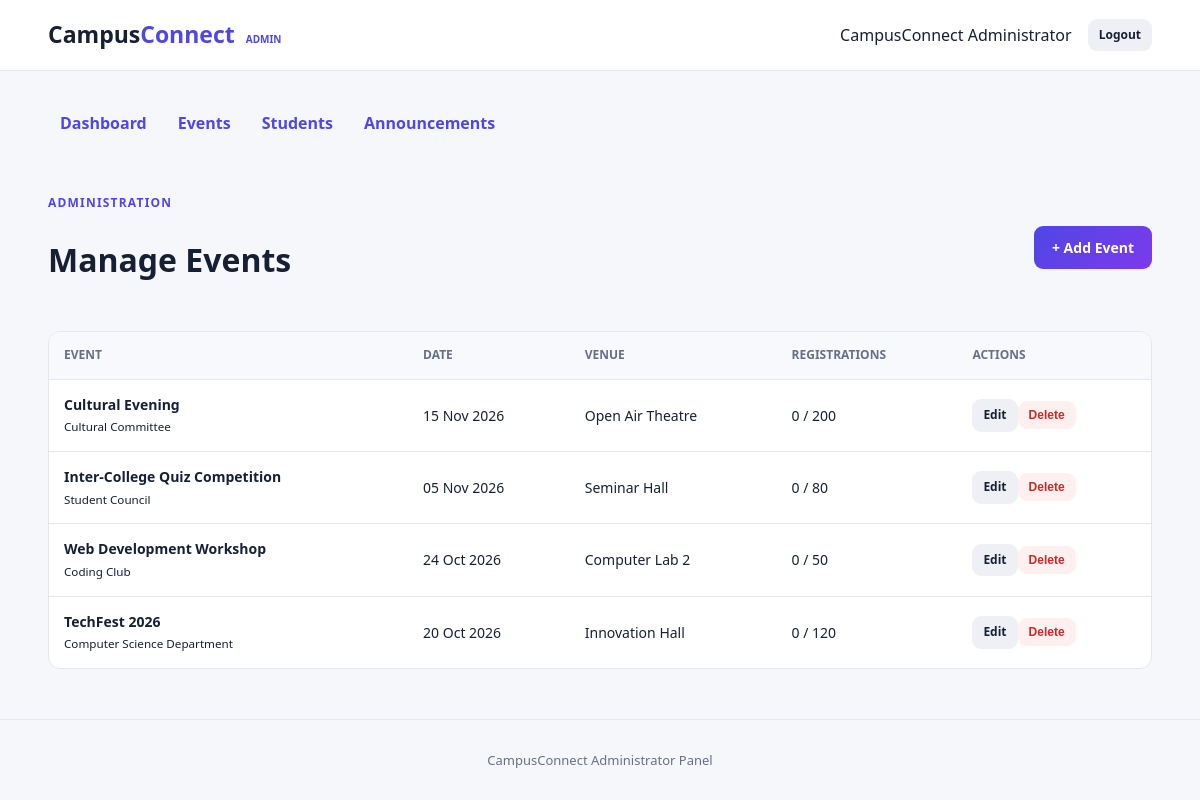
Page /admin/events.php (signed in) on the committed database.
### tables this page shows
CREATE TABLE events (
    id INT UNSIGNED AUTO_INCREMENT PRIMARY KEY,
    title VARCHAR(150) NOT NULL,
    description TEXT NOT NULL,
    event_date DATE NOT NULL,
    event_time TIME NOT NULL,
    venue VARCHAR(150) NOT NULL,
    organizer VARCHAR(150) NOT NULL,
    max_seats INT UNSIGNED NOT NULL DEFAULT 100,
    created_at TIMESTAMP DEFAULT CURRENT_TIMESTAMP
);

### config.php (called while the page is built, shortened)
<?php
function db()
{
    static $pdo = null;
    if ($pdo === null) {
        $dsn = 'mysql:host=localhost;dbname=campusconnect;charset=utf8mb4';
        $pdo = new PDO($dsn, 'root', '', [
            PDO::ATTR_ERRMODE => PDO::ERRMODE_EXCEPTION,
            PDO::ATTR_DEFAULT_FETCH_MODE => PDO::FETCH_ASSOC,
            PDO::ATTR_EMULATE_PREPARES => false,
        ]);
    }
    return $pdo;
}
function e(mixed $value): string
{
    return htmlspecialchars((string) $value, ENT_QUOTES, 'UTF-8');
}
?>

### admin/events.php (the view, shortened to what this page needs)
<?php
require 'header.php';
$events = db()->query(
    "SELECT e.*, COUNT(CASE WHEN r.status = 'Registered' THEN 1 END) AS registrations
     FROM events e
     LEFT JOIN event_registrations r ON r.event_id = e.id
     GROUP BY e.id
     ORDER BY e.event_date DESC, e.event_time DESC"
)->fetchAll();
?>
<div class="section-head"><div><span class="eyebrow">Administration</span><h1>Manage Events</h1></div><a class="btn btn-primary" href="events.php?action=add">+ Add Event</a></div>
<div class="table-wrap"><table><thead><tr><th>Event</th><th>Date</th><th>Venue</th><th>Registrations</th><th>Actions</th></tr></thead><tbody>
<?php foreach ($events as $event): ?>
<tr><td><strong><?= e($event['title']) ?></strong><br><small><?= e($event['organizer']) ?></small></td><td><?= date('d M Y', strtotime($event['event_date'])) ?></td><td><?= e($event['venue']) ?></td><td><?= $event['registrations'] ?> / <?= $event['max_seats'] ?></td><td><a class="btn btn-light btn-sm" href="events.php?edit=<?= $event['id'] ?>">Edit</a><form class="inline-form" method="post" onsubmit="return confirm('Delete this event?')"><input type="hidden" name="_csrf" value="<?= e(csrf_token()) ?>"><input type="hidden" name="action" value="delete"><input type="hidden" name="id" value="<?= $event['id'] ?>"><button class="btn btn-danger btn-sm" type="submit">Delete</button></form></td></tr>
<?php endforeach; ?>
</tbody></table></div>
<?php require 'footer.php'; ?>

### assets/style.css (style rules this page uses)
:root { --primary: #4f46e5; --secondary: #7c3aed; --dark: #172033; --muted: #667085; --background: #f6f7fb; --white: #ffffff; --border: #e4e7ee; --success: #087f5b; --danger: #c92a2a; }
* { box-sizing: border-box; }
body { margin: 0; font-family: "Segoe UI", Arial, sans-serif; color: var(--dark); background: var(--background); line-height: 1.55; }
a { color: var(--primary); text-decoration: none; }
.btn { border: 0; border-radius: 9px; padding: 11px 18px; display: inline-block; font-weight: 700; cursor: pointer; font-size: 14px; }
.btn-primary { color: #fff; background: linear-gradient(135deg, var(--primary), var(--secondary)); }
.btn-light { color: var(--dark); background: #eef0f6; }
.btn-danger { color: var(--danger); background: #fff0f0; }
.btn-sm { padding: 7px 11px; font-size: 12px; }
.inline-form { display: inline-block; margin: 0; }
.eyebrow { color: var(--primary); font-size: 12px; font-weight: 800; letter-spacing: 1.2px; text-transform: uppercase; }
.welcome, .page-title, .section-head { display: flex; justify-content: space-between; align-items: center; gap: 20px; margin: 25px 0; }
.table-wrap { overflow-x: auto; background: #fff; border: 1px solid var(--border); border-radius: 12px; }
table { width: 100%; border-collapse: collapse; font-size: 14px; }
th, td { padding: 14px 15px; text-align: left; border-bottom: 1px solid var(--border); }
th { color: #667085; background: #f8f9fc; font-size: 12px; text-transform: uppercase; }
tr:last-child td { border-bottom: 0; }

### rows in the picture
events: title "Cultural Evening", organizer "Cultural Committee", event_date "15 Nov 2026", venue "Open Air Theatre", registrations "0", max_seats "200"
events: title "Inter-College Quiz Competition", organizer "Student Council", event_date "05 Nov 2026", venue "Seminar Hall", registrations "0", max_seats "80"
events: title "Web Development Workshop", organizer "Coding Club", event_date "24 Oct 2026", venue "Computer Lab 2", registrations "0", max_seats "50"
events: title "TechFest 2026", organizer "Computer Science Department", event_date "20 Oct 2026", venue "Innovation Hall", registrations "0", max_seats "120"

### other values in the picture
$_SESSION['admin_name'] "CampusConnect Administrator"
